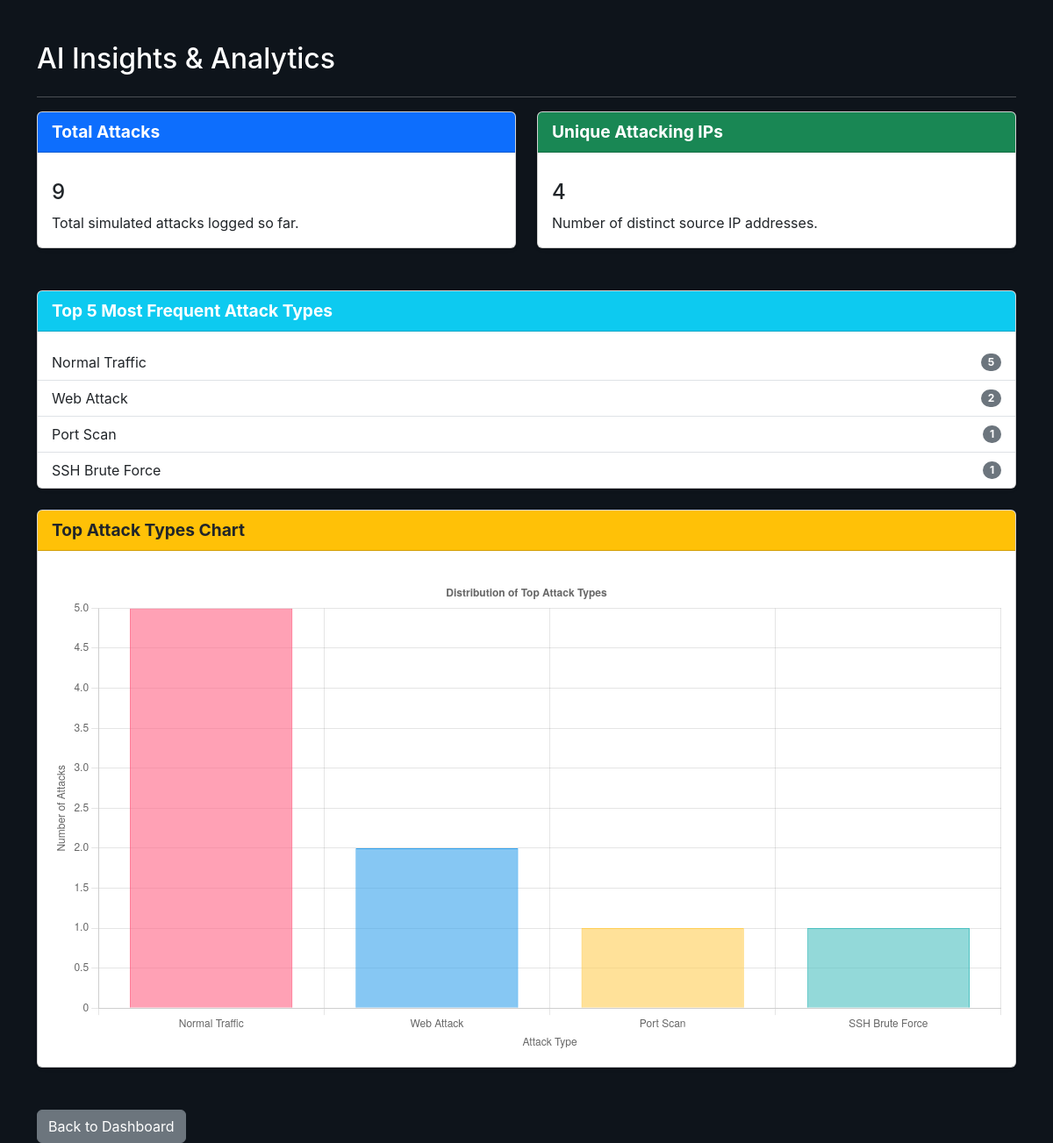
/ai_panel (signed in), run on the app's committed database.
### models.py (models this page shows, shortened)
class Attack(db.Model):
    __tablename__ = 'attacks'
    id = db.Column(db.Integer, primary_key=True)
    ip = db.Column(db.String(45), nullable=False)
    timestamp = db.Column(db.DateTime, default=datetime.utcnow)
    type = db.Column(db.String(100), nullable=False)
    payload = db.Column(db.Text)
    user_agent = db.Column(db.String(255))
    scanned_path = db.Column(db.String(255))
    honeypot_name = db.Column(db.String(100)) # Consider making this nullable=False if always required
    honeypot_type = db.Column(db.String(50)) # Consider making this nullable=False if always required
    latitude = db.Column(db.Float, nullable=True)
    longitude = db.Column(db.Float, nullable=True)
    country = db.Column(db.String(100), nullable=True)
    city = db.Column(db.String(100), nullable=True)
    honeypot_id = db.Column(db.Integer, db.ForeignKey('honeypots.id'), nullable=True) # Keep this one
    honeypot = db.relationship('Honeypot', back_populates='attacks') # Keep this one
    is_threat = db.Column(db.Boolean, nullable=False, server_default='0')
    is_anomaly = db.Column(db.Boolean, nullable=False, server_default='0')
    threat_level = db.Column(db.String(50), default="low")
    threat_intel = db.Column(db.JSON, nullable=True) # Store reputation data as JSON (or Text for SQLite)
    request_path_length = db.Column(db.Integer, nullable=True)
    http_method_encoded = db.Column(db.Integer, nullable=True)
    is_sql_injection_pattern = db.Column(db.Boolean, default=False, nullable=True)
    is_xss_pattern = db.Column(db.Boolean, default=False, nullable=True)
    is_dir_trav_pattern = db.Column(db.Boolean, default=False, nullable=True)
    hour_of_day = db.Column(db.Integer, nullable=True)
    day_of_week = db.Column(db.Integer, nullable=True)

### app.py (the view)
@app.route('/ai_panel')
@login_required
def ai_panel():
    attack_logs = Attack.query.all()
    attack_type_counts = {}
    for log in attack_logs:
        attack_type_counts[log.type] = attack_type_counts.get(log.type, 0) + 1
    sorted_attack_types = sorted(attack_type_counts.items(), key=lambda item: item[1], reverse=True)
    top_attack_types = sorted_attack_types[:5]
    unique_ips = len(set(log.ip for log in attack_logs))
    total_attacks = len(attack_logs)
    top_attack_labels = [item[0] for item in top_attack_types] # e.g., ['SQL Injection', 'Port Scan']
    top_attack_data = [item[1] for item in top_attack_types]   # e.g., [15, 10]
    return render_template(
        'ai_panel.html',
        top_attack_types=top_attack_types, # Keep this for the list if you want both
        unique_ips=unique_ips,
        total_attacks=total_attacks,
        top_attack_labels=json.dumps(top_attack_labels), # Pass as JSON string
        top_attack_data=json.dumps(top_attack_data)     # Pass as JSON string
    )

### app.py (called while the page is built)
@login_manager.user_loader
def load_user(user_id):
    return User.query.get(int(user_id))

### templates/ai_panel.html (shortened to what this page needs)
{% extends "base.html" %}
{% block content %}
<div class="container mt-5">
    <h2 class="mb-4">AI Insights & Analytics</h2>
    <hr>
    <div class="row">
        <div class="col-md-6 mb-4">
            <div class="card shadow-sm">
                <div class="card-header bg-primary text-white">
                    Total Attacks
                </div>
                <div class="card-body">
                    <h4 class="card-title">{{ total_attacks }}</h4>
                    <p class="card-text">Total simulated attacks logged so far.</p>
                </div>
            </div>
        </div>
        <div class="col-md-6 mb-4">
            <div class="card shadow-sm">
                <div class="card-header bg-success text-white">
                    Unique Attacking IPs
                </div>
                <div class="card-body">
                    <h4 class="card-title">{{ unique_ips }}</h4>
                    <p class="card-text">Number of distinct source IP addresses.</p>
                </div>
            </div>
        </div>
    </div>
    <div class="row mt-4">
        <div class="col-md-12">
            <div class="card shadow-sm">
                <div class="card-header bg-info text-white">
                    Top 5 Most Frequent Attack Types
                </div>
                <ul class="list-group list-group-flush">
                    {% if top_attack_types %}
                        {% for attack_type, count in top_attack_types %}
                            <li class="list-group-item d-flex justify-content-between align-items-center">
                                {{ attack_type }}
                                <span class="badge bg-secondary rounded-pill">{{ count }}</span>
                            </li>
                        {% endfor %}
                    {% else %}
                        <li class="list-group-item">No attack data to display yet.</li>
                    {% endif %}
                </ul>
            </div>
        </div>
    </div>
    <div class="row mt-4">
        <div class="col-md-12">
            <div class="card shadow-sm">
                <div class="card-header bg-warning text-dark">
                    Top Attack Types Chart
                </div>
                <div class="card-body">
                    <canvas id="attackTypeChart"></canvas>
                </div>
            </div>
        </div>
    </div>
    <a href="{{ url_for('dashboard') }}" class="btn btn-secondary mt-5">Back to Dashboard</a>
</div>
{% endblock %}
{% block scripts %}
<script>
    // Get data passed from Flask (which are JSON strings, so parse them)
    const topAttackLabels = JSON.parse('{{ top_attack_labels | safe }}');
    const topAttackData = JSON.parse('{{ top_attack_data | safe }}');
    // Get the canvas element
    const ctx = document.getElementById('attackTypeChart').getContext('2d');
    // Create the bar chart
    new Chart(ctx, {
        type: 'bar', // Type of chart
        data: {
            labels: topAttackLabels, // Attack type names
            datasets: [{
                label: 'Number of Attacks',
                data: topAttackData, // Attack counts
                backgroundColor: [ // Customize colors
                    'rgba(255, 99, 132, 0.6)',
                    'rgba(54, 162, 235, 0.6)',
                    'rgba(255, 206, 86, 0.6)',
                    'rgba(75, 192, 192, 0.6)',
                    'rgba(153, 102, 255, 0.6)',
                ],
                borderColor: [ // Border colors
                    'rgba(255, 99, 132, 1)',
                    'rgba(54, 162, 235, 1)',
                    'rgba(255, 206, 86, 1)',
                    'rgba(75, 192, 192, 1)',
                    'rgba(153, 102, 255, 1)',
                ],
                borderWidth: 1
            }]
        },
        options: {
            responsive: true,
            scales: {
                y: {
                    beginAtZero: true,
                    title: {
                        display: true,
                        text: 'Number of Attacks'
                    }
                },
                x: {
                    title: {
                        display: true,
                        text: 'Attack Type'
                    }
                }
            },
            plugins: {
                legend: {
                    display: false // No need for legend in a simple bar chart
                },
                title: {
                    display: true,
                    text: 'Distribution of Top Attack Types'
                }
            }
        }
    });
</script>
{% endblock %}

### static/css/style.css (style rules this page uses)
:root { --primary-color: #007bff; --secondary-color: #6c757d; --success-color: #28a745; --danger-color: #dc3545; --info-color: #17a2b8; --warning-color: #ffc107; --dark-bg: #0e141b; --card-bg: #1d2630; --sidebar-bg: #111820; --text-color: #ffffff; --light-text-color: #a0aec0; --border-color: #2d3748; --hover-bg: #2d3748; --sidebar-width: 240px; }
* { box-sizing: border-box; margin: 0; padding: 0; font-family: 'Inter', sans-serif; }
body { background-color: var(--dark-bg); color: var(--text-color); display: flex; min-height: 100vh; overflow-x: hidden; }
.card-header { margin-bottom: 15px; font-size: 1.2em; font-weight: bold; color: var(--primary-color); }

### data on the page
Attack: type "Normal Traffic", id "5"
Attack: type "Web Attack", id "2"
Attack: type "Port Scan", count "1"
Attack: type "SSH Brute Force", count "1"

### other printed values
{{ total_attacks }} "9"
{{ unique_ips }} "4"
chart data {{ top_attack_labels | safe }} ["Normal Traffic", "Web Attack", "Port Scan", "SSH Brute Force"]
chart data {{ top_attack_data | safe }} [5, 2, 1, 1]
